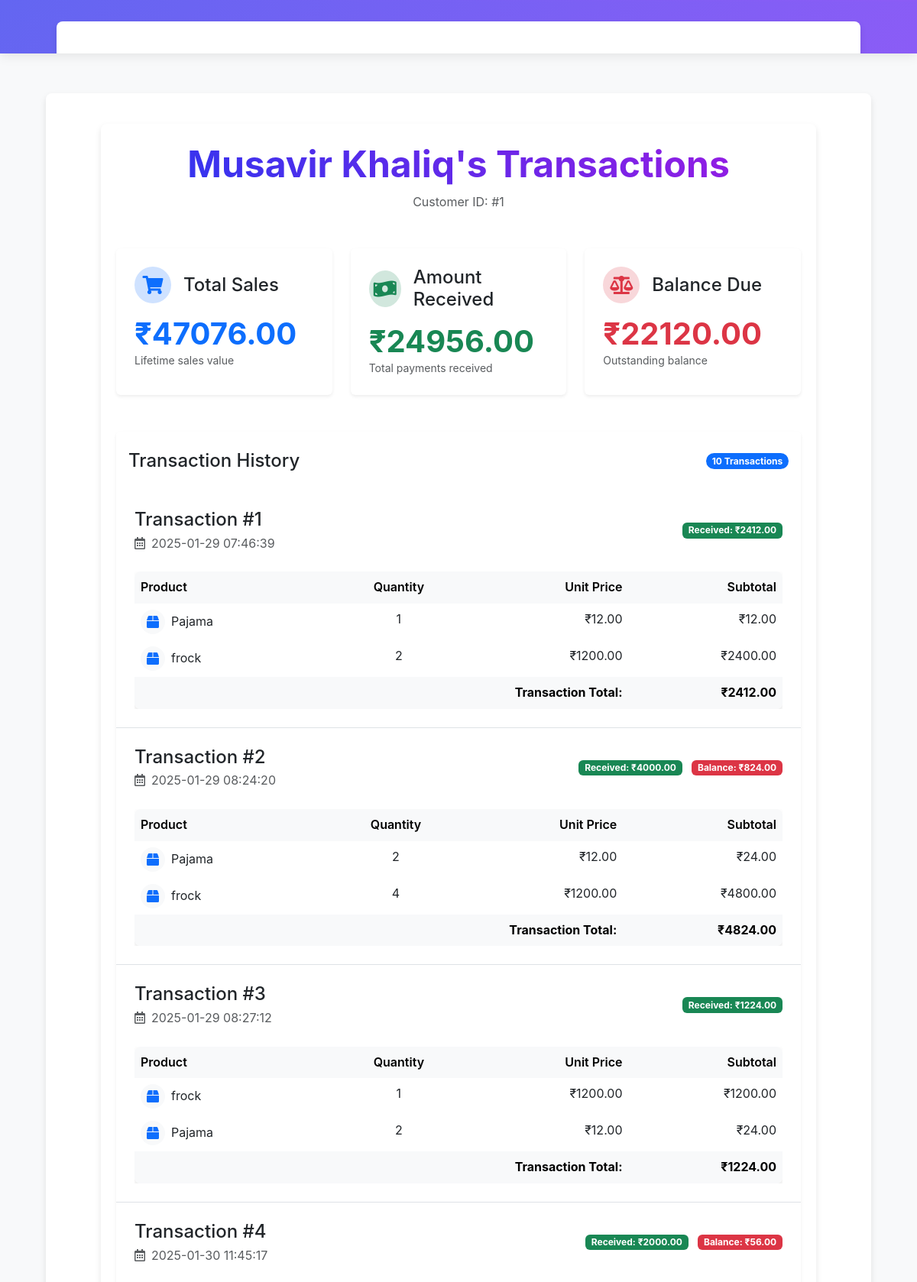
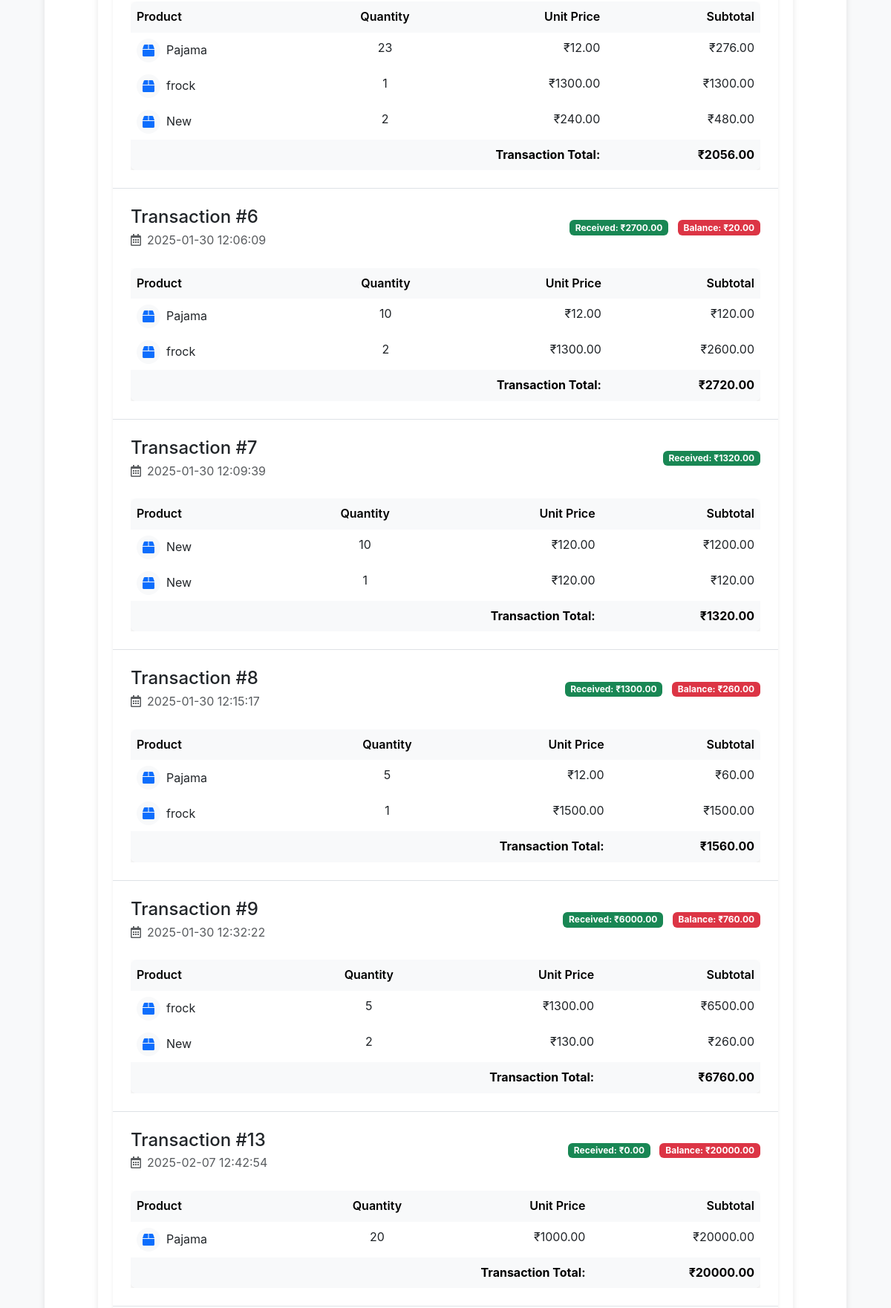
Page /customers/1/transactions (upper part) on the committed database (2 pictures, top to bottom).
### app/models.py (models this page shows)
class Customer(Base):
    __tablename__ = "customers"
    id = Column(Integer, primary_key=True, index=True)
    name = Column(String, index=True, nullable=False)
    email = Column(String, unique=True, index=True, nullable=False)
    phone_number = Column(String)
    address = Column(String)
    balance_owe = Column(Float, default=0.0, nullable=False)
    __table_args__ = (
        CheckConstraint('balance_owe >= 0', name='check_positive_balance'),
    )
    sales = relationship("Sale", back_populates="customer")

class Sale(Base):
    __tablename__ = "sales"
    id = Column(Integer, primary_key=True, index=True)
    customer_id = Column(Integer, ForeignKey("customers.id"), nullable=False)
    total_amount = Column(Float, default=0.0, nullable=False)
    amount_received = Column(Float, default=0.0, nullable=False)
    balance = Column(Float, default=0.0, nullable=False)
    sale_date = Column(DateTime, default=func.now(), nullable=False)
    status = Column(String, default="pending", nullable=False)
    __table_args__ = (
        CheckConstraint('total_amount >= 0', name='check_positive_total'),
        CheckConstraint('amount_received >= 0', name='check_positive_received'),
    )
    customer = relationship("Customer", back_populates="sales")
    items = relationship("SaleItem", back_populates="sale", cascade="all, delete-orphan")
    invoice = relationship("Invoice", back_populates="sale", uselist=False)

class SaleItem(Base):
    __tablename__ = 'sale_items'
    id = Column(Integer, primary_key=True)
    sale_id = Column(Integer, ForeignKey('sales.id'), nullable=False)
    product_id = Column(Integer, ForeignKey('products.id'), nullable=False)
    quantity = Column(Integer, nullable=False)
    price = Column(Float, nullable=False)
    __table_args__ = (
        CheckConstraint('quantity > 0', name='check_positive_quantity'),
        CheckConstraint('price >= 0', name='check_positive_price'),
    )
    sale = relationship("Sale", back_populates="items")
    product = relationship("Product", back_populates="sale_items")

class Product(Base):
    __tablename__ = "products"
    id = Column(Integer, primary_key=True, index=True)
    name = Column(String, index=True, nullable=False)
    description = Column(String, nullable=True)
    price = Column(Float, nullable=False)
    quantity = Column(Integer, nullable=False)
    __table_args__ = (
        CheckConstraint('price >= 0', name='check_positive_price'),
        CheckConstraint('quantity >= 0', name='check_positive_quantity'),
    )
    sale_items = relationship("SaleItem", back_populates="product")
    restocks = relationship("Restock", back_populates="product")

### app/main.py (the view)
@app.get("/customers/{customer_id}/transactions", response_class=HTMLResponse)
def view_customer_transactions(request: Request, customer_id: int, db: Session = Depends(get_db)):
    customer = crud.get_customer_by_id(db, customer_id)
    if not customer:
        raise HTTPException(status_code=404, detail="Customer not found")
    transactions = db.query(models.Sale).filter(models.Sale.customer_id == customer_id).all()
    return render_template("customer_transactions.html", request, {"customer": customer, "transactions": transactions})

### templates/customer_transactions.html (shortened to what this page needs)
{% extends "base.html" %}
{% block content %}
    <div class="container py-4">
        <div class="customer-header text-center mb-5">
            <h1 class="display-5 fw-bold text-gradient mb-2">{{ customer.name }}'s Transactions</h1>
            <div class="text-muted">Customer ID: #{{ customer.id }}</div>
        </div>
        {% with %}
            {% set total_sales = namespace(amount=0) %}
            {% set total_received = namespace(amount=0) %}
            {% set total_balance = namespace(amount=0) %}
            {% for transaction in transactions %}
                {% set total_sales.amount = total_sales.amount + transaction.total_amount %}
                {% set total_received.amount = total_received.amount + transaction.amount_received %}
                {% set total_balance.amount = total_balance.amount + transaction.balance %}
            {% endfor %}
            <div class="row g-4 mb-5">
                <div class="col-md-4">
                    <div class="card h-100 border-0 shadow-sm summary-card sales-card">
                        <div class="card-body p-4">
                            <div class="d-flex align-items-center mb-3">
                                <div class="icon-wrapper bg-primary-subtle rounded-circle me-3">
                                    <i class="fas fa-shopping-cart text-primary"></i>
                                </div>
                                <h4 class="card-title mb-0">Total Sales</h4>
                            </div>
                            <h2 class="display-6 fw-bold text-primary mb-0">₹{{ "%.2f"|format(total_sales.amount) }}</h2>
                            <div class="text-muted small">Lifetime sales value</div>
                        </div>
                    </div>
                </div>
                <div class="col-md-4">
                    <div class="card h-100 border-0 shadow-sm summary-card received-card">
                        <div class="card-body p-4">
                            <div class="d-flex align-items-center mb-3">
                                <div class="icon-wrapper bg-success-subtle rounded-circle me-3">
                                    <i class="fas fa-money-bill-wave text-success"></i>
                                </div>
                                <h4 class="card-title mb-0">Amount Received</h4>
                            </div>
                            <h2 class="display-6 fw-bold text-success mb-0">₹{{ "%.2f"|format(total_received.amount) }}</h2>
                            <div class="text-muted small">Total payments received</div>
                        </div>
                    </div>
                </div>
                <div class="col-md-4">
                    <div class="card h-100 border-0 shadow-sm summary-card balance-card">
                        <div class="card-body p-4">
                            <div class="d-flex align-items-center mb-3">
                                <div class="icon-wrapper bg-danger-subtle rounded-circle me-3">
                                    <i class="fas fa-balance-scale text-danger"></i>
                                </div>
                                <h4 class="card-title mb-0">Balance Due</h4>
                            </div>
                            <h2 class="display-6 fw-bold text-danger mb-0">₹{{ "%.2f"|format(total_balance.amount) }}</h2>
                            <div class="text-muted small">Outstanding balance</div>
                        </div>
                    </div>
                </div>
            </div>
        {% endwith %}
        <div class="card border-0 shadow-sm">
            <div class="card-header bg-white border-bottom-0 py-4">
                <div class="d-flex justify-content-between align-items-center">
                    <h2 class="card-title h4 mb-0">Transaction History</h2>
                    <span class="badge bg-primary rounded-pill">{{ transactions|length }} Transactions</span>
                </div>
            </div>
            <div class="card-body p-0">
                {% if transactions %}
                    {% for transaction in transactions %}
                        <div class="transaction-item p-4 {% if not loop.last %}border-bottom{% endif %}">
                            <div class="d-flex justify-content-between align-items-center mb-4">
                                <div>
                                    <h4 class="mb-1">Transaction #{{ transaction.id }}</h4>
                                    <div class="text-muted">
                                        <i class="far fa-calendar-alt me-2"></i>{{ transaction.sale_date }}
                                    </div>
                                </div>
                                <div class="text-end">
                                    <div class="mb-1">
                                        <span class="badge bg-success">Received: ₹{{ "%.2f"|format(transaction.amount_received) }}</span>
                                        {% if transaction.balance > 0 %}
                                            <span class="badge bg-danger ms-2">Balance: ₹{{ "%.2f"|format(transaction.balance) }}</span>
                                        {% endif %}
                                    </div>
                                </div>
                            </div>
                            <div class="table-responsive">
                                <table class="table table-hover mb-0">
                                    <thead class="table-light">
                                        <tr>
                                            <th class="border-0">Product</th>
                                            <th class="border-0 text-center">Quantity</th>
                                            <th class="border-0 text-end">Unit Price</th>
                                            <th class="border-0 text-end">Subtotal</th>
                                        </tr>
                                    </thead>
                                    <tbody>
                                        {% for item in transaction.items %}
                                            {% set subtotal = item.quantity * item.price %}
                                            <tr>
                                                <td class="border-0">
                                                    <div class="d-flex align-items-center">
                                                        <div class="product-icon bg-light rounded-circle me-2">
                                                            <i class="fas fa-box text-primary"></i>
                                                        </div>
                                                        {{ item.product.name if item.product else 'N/A' }}
                                                    </div>
                                                </td>
                                                <td class="border-0 text-center">{{ item.quantity }}</td>
                                                <td class="border-0 text-end">₹{{ "%.2f"|format(item.price) }}</td>
                                                <td class="border-0 text-end">₹{{ "%.2f"|format(subtotal) }}</td>
                                            </tr>
                                        {% endfor %}
                                        <tr class="table-light fw-bold">
                                            <td colspan="3" class="border-0 text-end">Transaction Total:</td>
                                            <td class="border-0 text-end">₹{{ "%.2f"|format(transaction.total_amount) }}</td>
                                        </tr>
                                    </tbody>
                                </table>
                            </div>
                        </div>
                    {% endfor %}
                {% endif %}
            </div>
        </div>
    </div>
    {% block extra_head %}
    <link rel="stylesheet" href="https://cdnjs.cloudflare.com/ajax/libs/font-awesome/5.15.4/css/all.min.css">
    {% endblock %}
{% endblock %}

### static/css/style.css (style rules this page uses)
body { font-family: 'Segoe UI', Tahoma, Geneva, Verdana, sans-serif; margin: 0; padding: 0; background-color: #f4f4f4; color: #333; line-height: 1.6; }
.container { width: 90%; max-width: 1200px; margin: 20px auto; padding: 20px; background-color: #fff; box-shadow: 0 4px 8px rgba(0, 0, 0, 0.1); border-radius: 8px; }
h1 { color: #333; text-align: center; margin-bottom: 20px; font-size: 2.5em; font-weight: 300; }
table { width: 100%; border-collapse: collapse; margin-bottom: 20px; background-color: #fff; box-shadow: 0 4px 8px rgba(0, 0, 0, 0.1); border-radius: 8px; overflow: hidden; }
th, td { padding: 12px 15px; text-align: left; border-bottom: 1px solid #ddd; }
th { background-color: #f8f9fa; font-weight: 600; color: #333; }
.container { transition: box-shadow 0.3s ease; }
.container { animation: fadeIn 0.5s ease-in-out; }
.icon-wrapper { height: 60px; display: flex; align-items: center; justify-content: center; }
:root { --primary-gradient: linear-gradient(135deg, #6366f1 0%, #8b5cf6 100%); --navbar-height: 70px; }
body { background-color: #f8f9fa; font-family: 'Inter', 'Segoe UI', sans-serif; padding-top: var(--navbar-height); }

### templates/base.html (style rules this page uses)
:root { --primary-gradient: linear-gradient(135deg, #6366f1 0%, #8b5cf6 100%); --navbar-height: 70px; }
body { background-color: #f8f9fa; font-family: 'Inter', 'Segoe UI', sans-serif; padding-top: var(--navbar-height); }

### templates/customer_transactions.html (style rules this page uses)
.text-gradient { background: linear-gradient(45deg, #2937f0, #9f1ae2); -webkit-background-clip: text; -webkit-text-fill-color: transparent; }
.icon-wrapper { width: 48px; height: 48px; display: flex; align-items: center; justify-content: center; }
.icon-wrapper i { font-size: 1.5rem; }
.summary-card { transition: transform 0.2s ease-in-out; }
.product-icon { width: 32px; height: 32px; display: flex; align-items: center; justify-content: center; }
.transaction-item { transition: background-color 0.2s ease-in-out; }

### rows in the picture
Customer: name "Musavir Khaliq", id "1"
Sale: amount_received "2412.00", total_amount "2412.00"
SaleItem: product "Pajama", quantity "1", price "12.00"
SaleItem: product "frock", quantity "2", price "1200.00", subtotal "2400.00"
Sale: amount_received "4000.00", balance "824.00", total_amount "4824.00"
SaleItem: product "Pajama", quantity "2", price "12.00", subtotal "24.00"
SaleItem: product "frock", quantity "4", price "1200.00", subtotal "4800.00"
Sale: amount_received "1224.00", total_amount "1224.00"
SaleItem: product "frock", quantity "1", price "1200.00"
SaleItem: product "Pajama", quantity "2", price "12.00", subtotal "24.00"
Sale: amount_received "2000.00", balance "56.00", total_amount "2056.00"
SaleItem: product "Pajama", quantity "23", price "12.00", subtotal "276.00"
SaleItem: product "frock", quantity "1", price "1300.00"
SaleItem: product "New", quantity "2", price "240.00", subtotal "480.00"
Sale: amount_received "2700.00", balance "20.00", total_amount "2720.00"
SaleItem: product "Pajama", quantity "10", price "12.00", subtotal "120.00"
SaleItem: product "frock", quantity "2", price "1300.00", subtotal "2600.00"
Sale: amount_received "1320.00", total_amount "1320.00"
SaleItem: product "New", quantity "10", price "120.00", subtotal "1200.00"
SaleItem: product "New", quantity "1", price "120.00"
Sale: amount_received "1300.00", balance "260.00", total_amount "1560.00"
SaleItem: product "Pajama", quantity "5", price "12.00", subtotal "60.00"
SaleItem: product "frock", quantity "1", price "1500.00"
Sale: amount_received "6000.00", balance "760.00", total_amount "6760.00"
SaleItem: product "frock", quantity "5", price "1300.00", subtotal "6500.00"
SaleItem: product "New", quantity "2", price "130.00", subtotal "260.00"
Sale: amount_received "0.00", balance "20000.00", total_amount "20000.00"
SaleItem: product "Pajama", quantity "20", price "1000.00", subtotal "20000.00"

### other values in the picture
{{ "%.2f"|format(total_sales.amount) }} "47076.00"
{{ "%.2f"|format(total_received.amount) }} "24956.00"
{{ "%.2f"|format(total_balance.amount) }} "22120.00"
{{ transactions|length }} "10"
